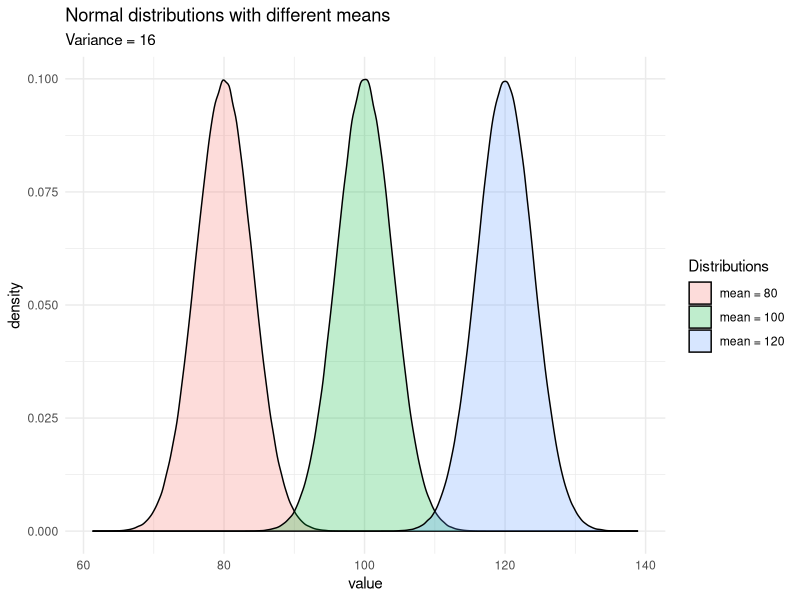
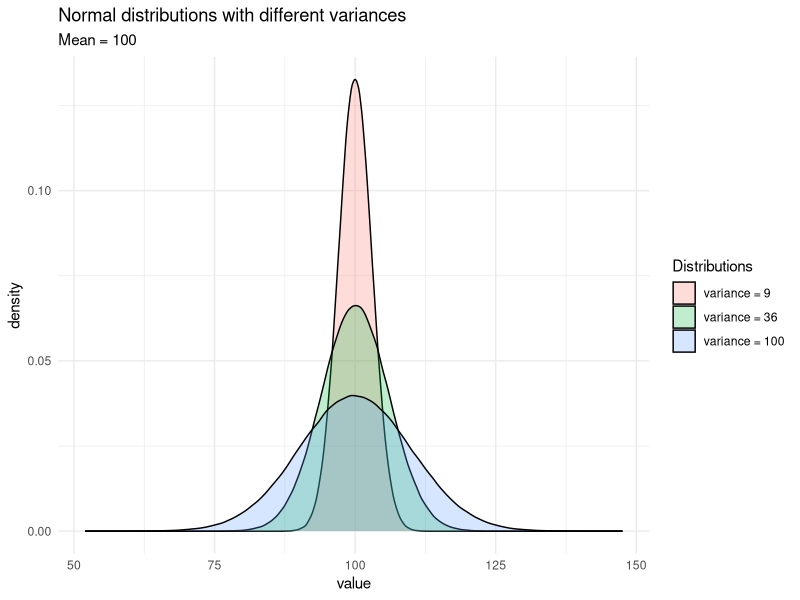
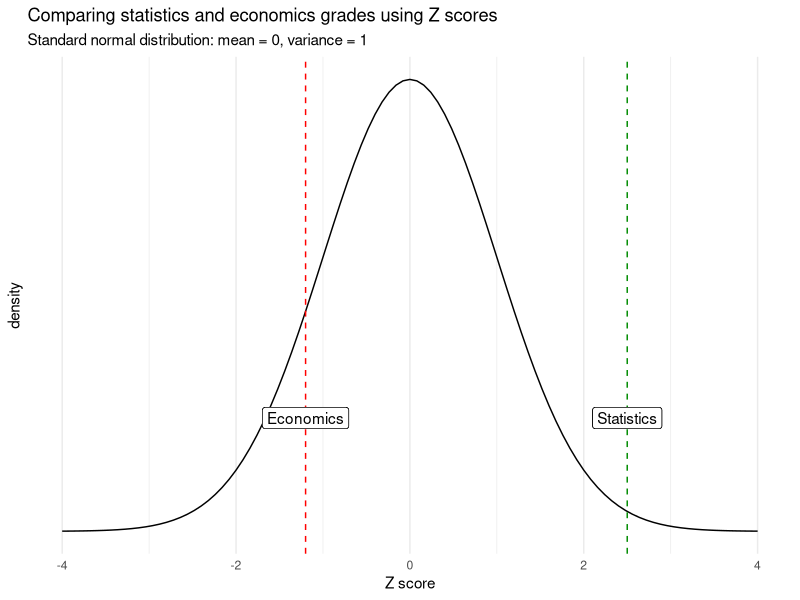
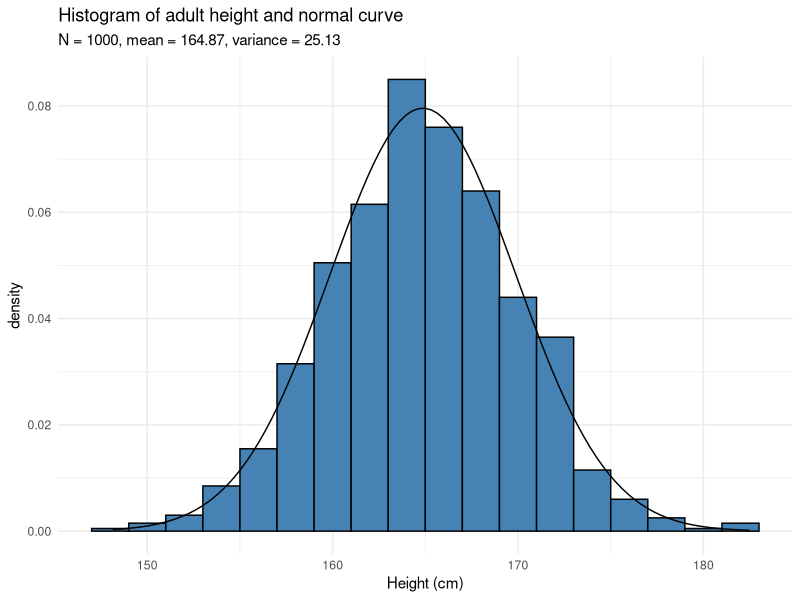
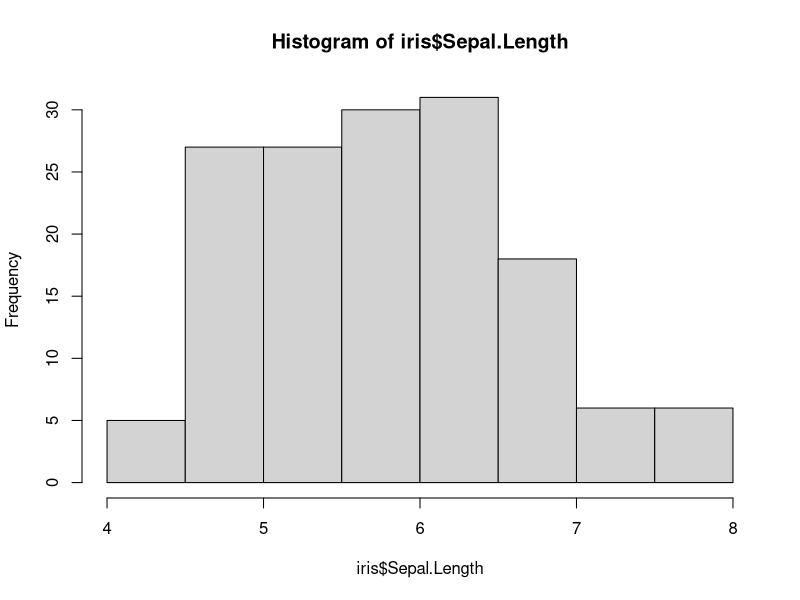
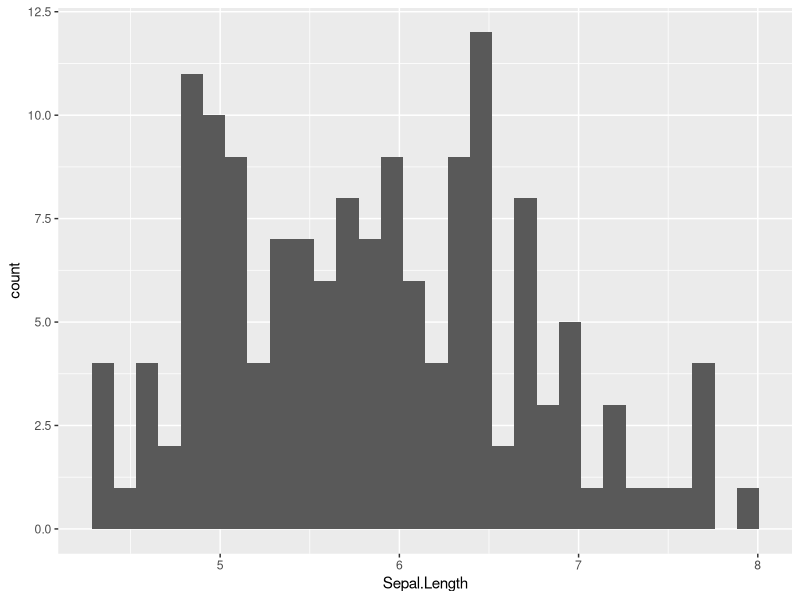
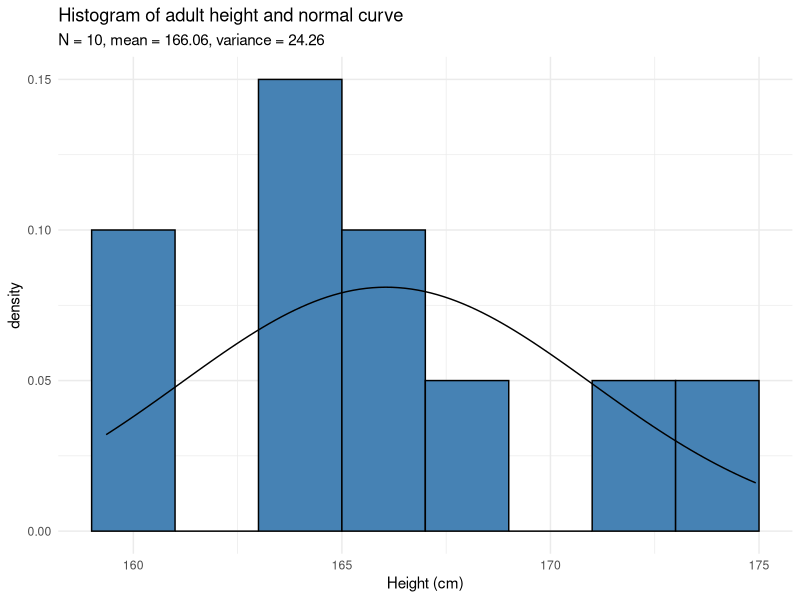
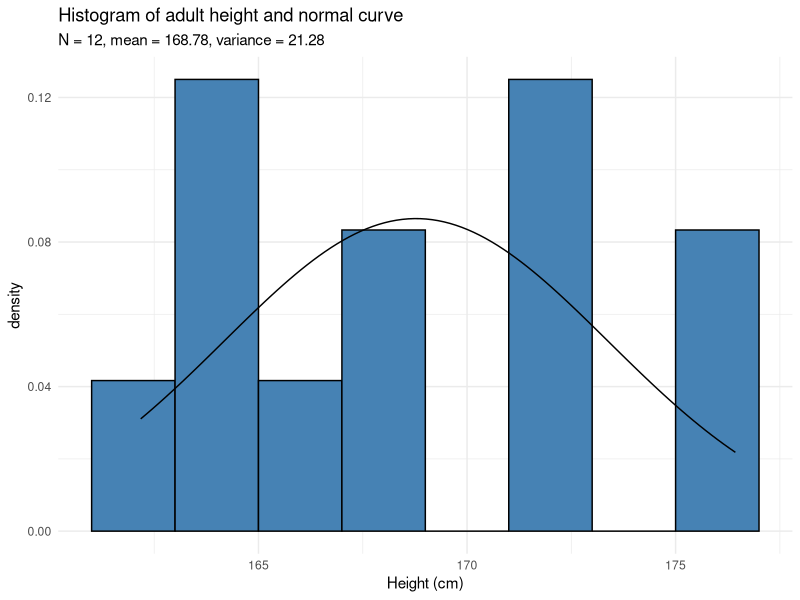

Recreate these plots in R, in order.
## ---- chunk 1
knitr::opts_chunk$set(
  fig.align = "center",
  out.width='100%'
)
## ---- chunk 2
library(ggplot2)
library(reshape2)

set.seed(42)
dat <- data.frame(
  Normal_dist1 = rnorm(1000000, mean = 80, sd = 4),
  Normal_dist2 = rnorm(1000000, mean = 100, sd = 4),
  Normal_dist3 = rnorm(1000000, mean = 120, sd = 4)
)

names(dat) <- c(
  "mean = 80",
  "mean = 100",
  "mean = 120"
)

dat <- melt(dat)
ggplot(dat) +
  aes(x = value, fill = variable) +
  geom_density(alpha = 0.25) +
  scale_fill_hue() +
  labs(title = "Normal distributions with different means", fill = "Distributions", subtitle = "Variance = 16") +
  theme_minimal()

dat <- data.frame(
  Normal_dist1 = rnorm(1000000, mean = 100, sd = 3),
  Normal_dist2 = rnorm(1000000, mean = 100, sd = 6),
  Normal_dist3 = rnorm(1000000, mean = 100, sd = 10)
)

names(dat) <- c(
  "variance = 9",
  "variance = 36",
  "variance = 100"
)

dat <- melt(dat)
ggplot(dat) +
  aes(x = value, fill = variable) +
  geom_density(alpha = 0.25) +
  scale_fill_hue() +
  labs(title = "Normal distributions with different variances", fill = "Distributions", subtitle = "Mean = 100") +
  theme_minimal()
## ---- chunk 3
library(cowplot)
ggplot(data = data.frame(x = c(-4, 4)), aes(x)) +
  stat_function(fun = dnorm, n = 101, args = list(mean = 0, sd = 1)) +
  labs(title = "Comparing statistics and economics grades using Z scores", fill = "Distributions", subtitle = "Standard normal distribution: mean = 0, variance = 1", x = "Z score", y = "density") +
  scale_y_continuous(breaks = NULL) +
  # theme_set(theme_cowplot()) +
  theme_minimal() +
  geom_vline(xintercept = 2.5, linetype = "dashed", color = "green4") +
  geom_vline(xintercept = -1.2, linetype = "dashed", color = "red") +
  geom_label(aes(2.5, 0.1, label = "Statistics"), show.legend = FALSE) +
  geom_label(aes(-1.2, 0.1, label = "Economics"), show.legend = FALSE)
## ---- chunk 4
pnorm(1,
  mean = 0,
  sd = 1, # sd stands for standard deviation
  lower.tail = FALSE
)
## ---- chunk 5
pnorm(1, lower.tail = TRUE) - pnorm(-1, lower.tail = TRUE)
## ---- chunk 6
pnorm(0, lower.tail = FALSE) - pnorm(1.37, lower.tail = FALSE)
## ---- chunk 7
pnorm(70, mean = 67, sd = 9, lower.tail = FALSE) - pnorm(80, mean = 67, sd = 9, lower.tail = FALSE)
## ---- chunk 8
set.seed(42)
N <- 1000
dat_hist <- data.frame(
  value = rnorm(N, mean = 165, sd = 5)
)
mu <- mean(dat_hist$value)
variance <- var(dat_hist$value)

# Set desired binwidth and number of non-missing obs
bw <- 2
n_obs <- sum(!is.na(dat_hist$value))

ggplot(dat_hist, aes(value)) +
  geom_histogram(aes(y = ..density..), fill = "steelblue", binwidth = bw, colour = "black") +
  stat_function(fun = dnorm, args = list(mean = mean(dat_hist$value), sd = sd(dat_hist$value))) +
  theme_minimal() +
  labs(x = "Height (cm)", title = "Histogram of adult height and normal curve", subtitle = paste0("N = ", N, ", mean = ", round(mu, 2), ", variance = ", round(variance, 2)))
## ---- chunk 9
data(iris)
hist(iris$Sepal.Length)
## ---- chunk 10
ggplot(iris) +
  aes(x = Sepal.Length) +
  geom_histogram()
## ---- chunk 11
set.seed(2)
N <- 10
dat_hist <- data.frame(
  value = rnorm(N, mean = 165, sd = 5)
)
mu <- mean(dat_hist$value)
variance <- var(dat_hist$value)

# Set desired binwidth and number of non-missing obs
bw <- 2
n_obs <- sum(!is.na(dat_hist$value))

ggplot(dat_hist, aes(value)) +
  geom_histogram(aes(y = ..density..), fill = "steelblue", binwidth = bw, colour = "black") +
  stat_function(fun = dnorm, args = list(mean = mean(dat_hist$value), sd = sd(dat_hist$value))) +
  theme_minimal() +
  labs(x = "Height (cm)", title = "Histogram of adult height and normal curve", subtitle = paste0("N = ", N, ", mean = ", round(mu, 2), ", variance = ", round(variance, 2)))

set.seed(42)
N <- 12
dat_hist <- data.frame(
  value = rnorm(N, mean = 165, sd = 5)
)
mu <- mean(dat_hist$value)
variance <- var(dat_hist$value)

# Set desired binwidth and number of non-missing obs
bw <- 2
n_obs <- sum(!is.na(dat_hist$value))

ggplot(dat_hist, aes(value)) +
  geom_histogram(aes(y = ..density..), fill = "steelblue", binwidth = bw, colour = "black") +
  stat_function(fun = dnorm, args = list(mean = mean(dat_hist$value), sd = sd(dat_hist$value))) +
  theme_minimal() +
  labs(x = "Height (cm)", title = "Histogram of adult height and normal curve", subtitle = paste0("N = ", N, ", mean = ", round(mu, 2), ", variance = ", round(variance, 2)))
## ---- chunk 12
plot(density(dat_hist$value))
## ---- chunk 13
library("ggpubr") # package must be installed first
ggdensity(dat_hist$value,
  main = "Density plot of adult height",
  xlab = "Height (cm)"
)
## ---- chunk 14
library(car)
qqPlot(dat_hist$value)
## ---- chunk 15
library(ggpubr)
ggqqplot(dat_hist$value)
## ---- chunk 16
set.seed(3)
ggqqplot(rbeta(100, 2, 0.5))
## ---- chunk 17
shapiro.test(dat_hist$value)
